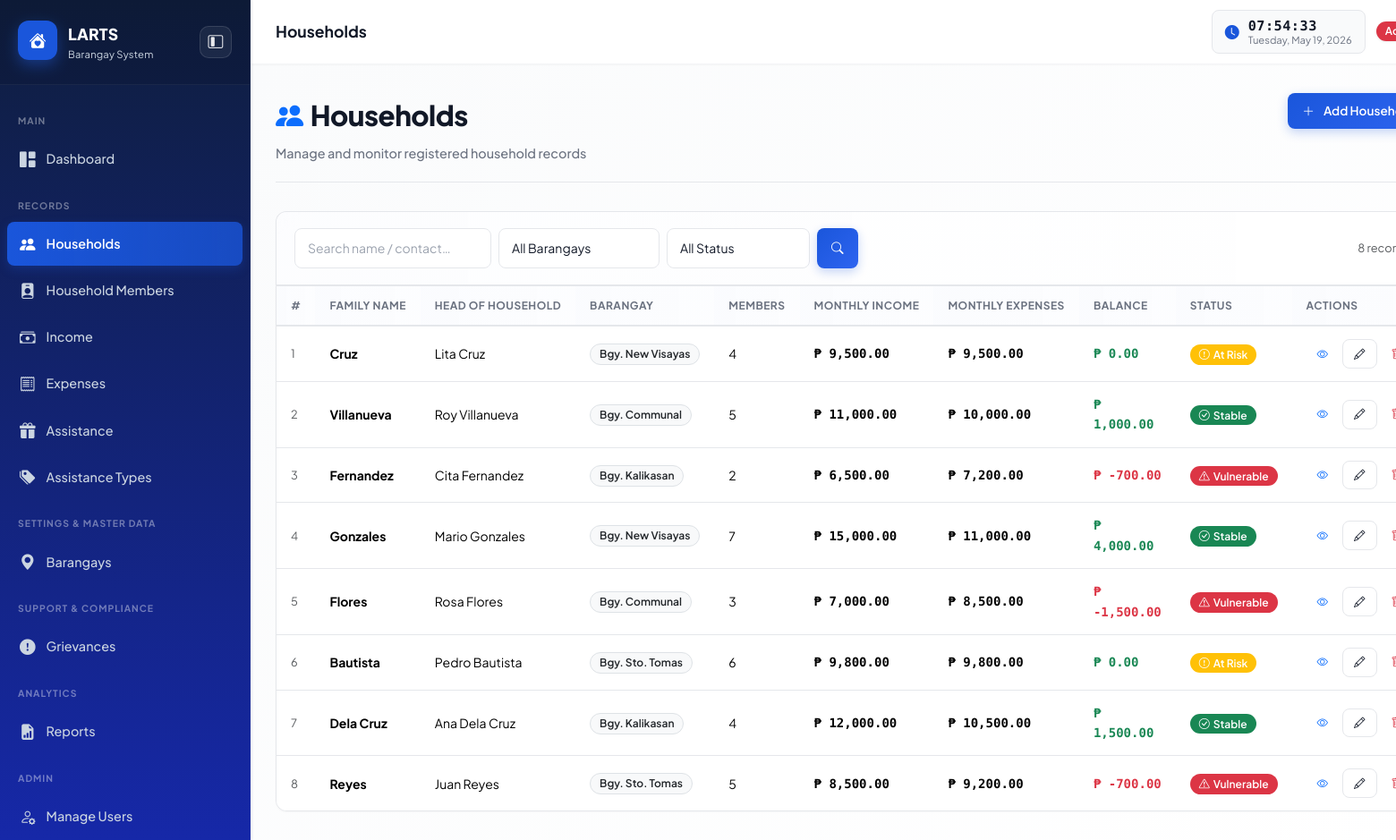
The app's page /modules/households/index.php (signed in) with its own data.
### tables this page shows
CREATE TABLE IF NOT EXISTS households (
    id              INT AUTO_INCREMENT PRIMARY KEY,
    family_name     VARCHAR(100) NOT NULL,
    head_name       VARCHAR(100) NOT NULL,
    barangay        VARCHAR(100) NOT NULL,
    address         TEXT NOT NULL,
    contact         VARCHAR(20),
    members_count   INT DEFAULT 1,
    monthly_income  DECIMAL(12,2) DEFAULT 0.00,
    monthly_expenses DECIMAL(12,2) DEFAULT 0.00,
    economic_status ENUM('stable','at_risk','vulnerable') DEFAULT 'stable',
    date_registered DATE NOT NULL,
    created_by      INT,
    FOREIGN KEY (created_by) REFERENCES users(id) ON DELETE SET NULL
);

### modules/households/index.php (the view, shortened to what this page needs)
<?php
require_once __DIR__ . '/../../includes/header.php';
$db = getDB();
$search  = trim($_GET['search'] ?? '');
$page    = max(1, (int)($_GET['page'] ?? 1));
$perPage = 10;
$where  = [];
$params = [];
$whereSQL = $where ? 'WHERE ' . implode(' AND ', $where) : '';
$countStmt = $db->prepare("SELECT COUNT(*) FROM households h $whereSQL");
$countStmt->execute($params);
$total = $countStmt->fetchColumn();
$offset= ($page - 1) * $perPage;
$stmt = $db->prepare("SELECT h.*, u.name as created_by_name
    FROM households h LEFT JOIN users u ON h.created_by = u.id
    $whereSQL ORDER BY h.date_registered DESC LIMIT $perPage OFFSET $offset");
$stmt->execute($params);
$rows = $stmt->fetchAll();
?>
<div class="page-header">
    <div>
        <div class="page-header-title"><i class="bi bi-people-fill me-2 text-primary"></i>Households</div>
        <div class="page-header-sub">Manage and monitor registered household records</div>
    </div>
    <?php if (isEncoder()): ?>
    <button class="btn btn-primary" data-bs-toggle="modal" data-bs-target="#hhModal">
        <i class="bi bi-plus-lg me-1"></i>Add Household
    </button>
    <?php endif; ?>
</div>
<div class="card mb-0" style="border-bottom:0;border-radius:var(--radius) var(--radius) 0 0;">
    <div class="toolbar">
        <form method="GET" class="d-flex gap-2 flex-wrap flex-grow-1">
            <input type="text" name="search" class="form-control" style="max-width:220px;"
                   placeholder="Search name / contact…" value="<?= clean($search) ?>">
            <select name="barangay" class="form-select" style="max-width:180px;">
                <option value="">All Barangays</option>
            </select>
            <select name="status" class="form-select" style="max-width:160px;">
                <option value="">All Status</option>
            </select>
            <button class="btn btn-primary" type="submit"><i class="bi bi-search"></i></button>
        </form>
        <span class="text-muted" style="font-size:0.8rem;white-space:nowrap;"><?= $total ?> records</span>
    </div>
</div>
<div class="card" style="border-radius:0 0 var(--radius) var(--radius);">
    <div class="table-wrapper">
        <table class="table mb-0">
            <thead>
                <tr>
                    <th>#</th><th>Family Name</th><th>Head of Household</th>
                    <th>Barangay</th><th>Members</th>
                    <th>Monthly Income</th><th>Monthly Expenses</th>
                    <th>Balance</th><th>Status</th><th>Actions</th>
                </tr>
            </thead>
            <tbody>
            <?php if (empty($rows)): ?>
                <tr><td colspan="10" class="empty-state"><i class="bi bi-inbox"></i><p>No records found.</p></td></tr>
            <?php else: ?>
            <?php foreach ($rows as $i => $r):
                $bal = $r['monthly_income'] - $r['monthly_expenses'];
            ?>
            <tr>
                <td class="text-muted" style="font-size:0.8rem;"><?= $offset + $i + 1 ?></td>
                <td><strong><?= clean($r['family_name']) ?></strong></td>
                <td><?= clean($r['head_name']) ?></td>
                <td><span class="badge bg-light text-dark border"><?= clean($r['barangay']) ?></span></td>
                <td><?= $r['members_count'] ?></td>
                <td class="text-money"><?= formatMoney($r['monthly_income']) ?></td>
                <td class="text-money"><?= formatMoney($r['monthly_expenses']) ?></td>
                <td class="text-money <?= $bal>=0?'text-success':'text-danger' ?>"><?= formatMoney($bal) ?></td>
                <td><?= statusBadge($r['economic_status']) ?></td>
                <td>
                    <div class="d-flex gap-1">
                        <a href="view.php?id=<?= $r['id'] ?>" class="btn btn-sm btn-outline-primary" title="View">
                            <i class="bi bi-eye"></i>
                        </a>
                        <?php if (isEncoder()): ?>
                        <button class="btn btn-sm btn-outline-secondary edit-btn"
                            data-id="<?= $r['id'] ?>"
                            data-family="<?= clean($r['family_name']) ?>"
                            data-head="<?= clean($r['head_name']) ?>"
                            data-barangay="<?= clean($r['barangay']) ?>"
                            data-address="<?= clean($r['address']) ?>"
                            data-contact="<?= clean($r['contact']) ?>"
                            data-members="<?= $r['members_count'] ?>"
                            data-income="<?= $r['monthly_income'] ?>"
                            data-expenses="<?= $r['monthly_expenses'] ?>"
                            data-date="<?= $r['date_registered'] ?>"
                            title="Edit"><i class="bi bi-pencil"></i></button>
                        <?php endif; ?>
                        <?php if (isAdmin()): ?>
                        <a href="delete.php?id=<?= $r['id'] ?>" class="btn btn-sm btn-outline-danger"
                           data-confirm="Delete this household record?" title="Delete">
                            <i class="bi bi-trash"></i>
                        </a>
                        <?php endif; ?>
                    </div>
                </td>
            </tr>
            <?php endforeach; ?>
            <?php endif; ?>
            </tbody>
        </table>
    </div>
</div>
<?php require_once __DIR__ . '/../../includes/footer.php'; ?>

### includes/auth.php (shortened to what this page needs)
<?php
function isAdmin(): bool   { return ($_SESSION['user_role'] ?? '') === 'admin'; }
function isEncoder(): bool { return isset($_SESSION['user_role']); }
function clean(string $v): string {
    return htmlspecialchars(trim($v), ENT_QUOTES, 'UTF-8');
}
function statusBadge(string $status): string {
    $map = [
        'stable'     => ['success', 'Stable',     'check-circle'],
        'at_risk'    => ['warning', 'At Risk',     'exclamation-circle'],
        'vulnerable' => ['danger',  'Vulnerable',  'exclamation-triangle'],
    ];
    [$cls, $label, $icon] = $map[$status] ?? ['secondary','Unknown','question'];
    return '<span class="badge bg-'.$cls.'"><i class="bi bi-'.$icon.' me-1"></i>'.$label.'</span>';
}
function formatMoney(float $v): string {
    return '₱ ' . number_format($v, 2);
}

### assets/css/style.css (style rules this page uses)
:root { --sidebar-w: 280px; --topbar-h: 72px; --primary: #1a56db; --primary-dark: #1248c8; --primary-light: #e8f0fe; --primary-lighter: #f5faff; --success: #10b981; --success-light: #d1fae5; --warning: #f59e0b; --warning-light: #fef3c7; --danger: #ef4444; --danger-light: #fee2e2; --info: #1a56db; --info-light: #e8f0fe; --surface: #ffffff; --surface-2: #f9fafb; --surface-3: #f3f4f6; --border: #e5e7eb; --border-light: #f3f4f6; --text: #111827; --text-secondary:#374151; --text-muted: #6b7280; --text-light: #9ca3af; --sidebar-bg: #0f1e3d; --sidebar-bg-accent: #132654; --sidebar-text: #cbd5e1; --sidebar-hover: rgba(255,255,255,0.08); --sidebar-active:#1a56db; --radius: 12px; --radius-lg: 16px; --radius-md: 8px; --shadow: 0 1px 3px rgba(0,0,0,0.08), 0 1px 2px rgba(0,0,0,0.04); --shadow-sm: 0 1px 2px rgba(0,0,0,0.03); --shadow-md: 0 4px 12px rgba(0,0,0,0.06); --shadow-lg: 0 8px 24px rgba(0,0,0,0.08); --shadow-xl: 0 16px 40px rgba(0,0,0,0.1); --transition: all 0.3s cubic-bezier(0.4, 0, 0.2, 1); --transition-fast: all 0.15s ease-out; --font: 'Plus Jakarta Sans', -apple-system, BlinkMacSystemFont, 'Segoe UI', sans-serif; --font-mono: 'Fira Code', 'Courier New', monospace; }
*, *::before, *::after { box-sizing: border-box; margin: 0; padding: 0; }
html { scroll-behavior: smooth; }
body { font-family: var(--font); background: #fafbfc; color: var(--text); min-height: 100vh; display: flex; line-height: 1.6; }
.card { background: var(--surface); border: 1px solid var(--border); border-radius: var(--radius); box-shadow: var(--shadow-sm); transition: var(--transition-fast); }
.table-wrapper { overflow-x: auto; border-radius: 0 0 var(--radius) var(--radius); }
.table { font-size: 0.875rem; margin-bottom: 0; }
.table thead th { background: linear-gradient(90deg, rgba(26, 86, 219, 0.02) 0%, rgba(26, 86, 219, 0.01) 100%); font-weight: 700; font-size: 0.75rem; text-transform: uppercase; letter-spacing: 0.5px; color: var(--text-muted); border-bottom: 2px solid var(--border); padding: 12px 16px; white-space: nowrap; }
.table tbody td { padding: 14px 16px; vertical-align: middle; border-bottom: 1px solid var(--border); }
.table tbody tr { transition: var(--transition-fast); }
.table tbody tr:last-child td { border-bottom: none; }
.btn { font-weight: 600; font-size: 0.85rem; border-radius: var(--radius-md); padding: 10px 16px; transition: var(--transition-fast); border: none; cursor: pointer; display: inline-flex; align-items: center; gap: 6px; }
.btn-sm { font-size: 0.78rem; padding: 6px 12px; }
.btn-primary { background: linear-gradient(135deg, var(--primary) 0%, #2e64f0 100%); border-color: var(--primary); color: #fff; box-shadow: 0 4px 12px rgba(26, 86, 219, 0.25); }
.btn-outline-secondary { background: transparent; border: 1.5px solid var(--border); color: var(--text); }
.form-control, .form-select { border-radius: var(--radius-md); border: 1.5px solid var(--border); font-size: 0.875rem; padding: 11px 14px; background: var(--surface); transition: var(--transition-fast); color: var(--text); }
.form-control::placeholder { color: var(--text-light); }
.badge { font-size: 0.75rem; padding: 5px 10px; border-radius: 20px; font-weight: 600; display: inline-block; }
.page-header { display: flex; align-items: flex-start; justify-content: space-between; gap: 16px; margin-bottom: 32px; flex-wrap: wrap; padding-bottom: 20px; border-bottom: 1px solid var(--border); }
.page-header-title { font-size: 1.95rem; font-weight: 800; color: var(--text); letter-spacing: -0.5px; }
.page-header-sub { font-size: 0.9rem; color: var(--text-muted); margin-top: 6px; font-weight: 500; }
.toolbar { display: flex; gap: 12px; flex-wrap: wrap; align-items: center; padding: 18px 20px; border-bottom: 1px solid var(--border); background: linear-gradient(90deg, rgba(26, 86, 219, 0.01) 0%, transparent 100%); border-radius: var(--radius) var(--radius) 0 0; backdrop-filter: blur(10px); }
.text-money { font-family: var(--font-mono); font-weight: 600; color: var(--text); }
.text-primary { color: var(--primary); }
.text-success { color: var(--success); }
.text-danger { color: var(--danger); }
.text-muted { color: var(--text-muted); }

### records on screen
households: i "1", family_name "Cruz", head_name "Lita Cruz", barangay "Bgy. New Visayas", members_count "4", monthly_income "₱ 9,500.00", monthly_expenses "₱ 9,500.00", formatMoney($bal) "₱ 0.00", label "At Risk"
households: i "2", family_name "Villanueva", head_name "Roy Villanueva", barangay "Bgy. Communal", members_count "5", monthly_income "₱ 11,000.00", monthly_expenses "₱ 10,000.00", formatMoney($bal) "₱ 1,000.00", label "Stable"
households: i "3", family_name "Fernandez", head_name "Cita Fernandez", barangay "Bgy. Kalikasan", members_count "2", monthly_income "₱ 6,500.00", monthly_expenses "₱ 7,200.00", formatMoney($bal) "₱ -700.00", label "Vulnerable"
households: i "4", family_name "Gonzales", head_name "Mario Gonzales", barangay "Bgy. New Visayas", members_count "7", monthly_income "₱ 15,000.00", monthly_expenses "₱ 11,000.00", formatMoney($bal) "₱ 4,000.00", label "Stable"
households: i "5", family_name "Flores", head_name "Rosa Flores", barangay "Bgy. Communal", members_count "3", monthly_income "₱ 7,000.00", monthly_expenses "₱ 8,500.00", formatMoney($bal) "₱ -1,500.00", label "Vulnerable"
households: i "6", family_name "Bautista", head_name "Pedro Bautista", barangay "Bgy. Sto. Tomas", members_count "6", monthly_income "₱ 9,800.00", monthly_expenses "₱ 9,800.00", formatMoney($bal) "₱ 0.00", label "At Risk"
households: i "7", family_name "Dela Cruz", head_name "Ana Dela Cruz", barangay "Bgy. Kalikasan", members_count "4", monthly_income "₱ 12,000.00", monthly_expenses "₱ 10,500.00", formatMoney($bal) "₱ 1,500.00", label "Stable"
households: i "8", family_name "Reyes", head_name "Juan Reyes", barangay "Bgy. Sto. Tomas", members_count "5", monthly_income "₱ 8,500.00", monthly_expenses "₱ 9,200.00", formatMoney($bal) "₱ -700.00", label "Vulnerable"

### other values on screen
$pageTitle "Households"
$total "8"
